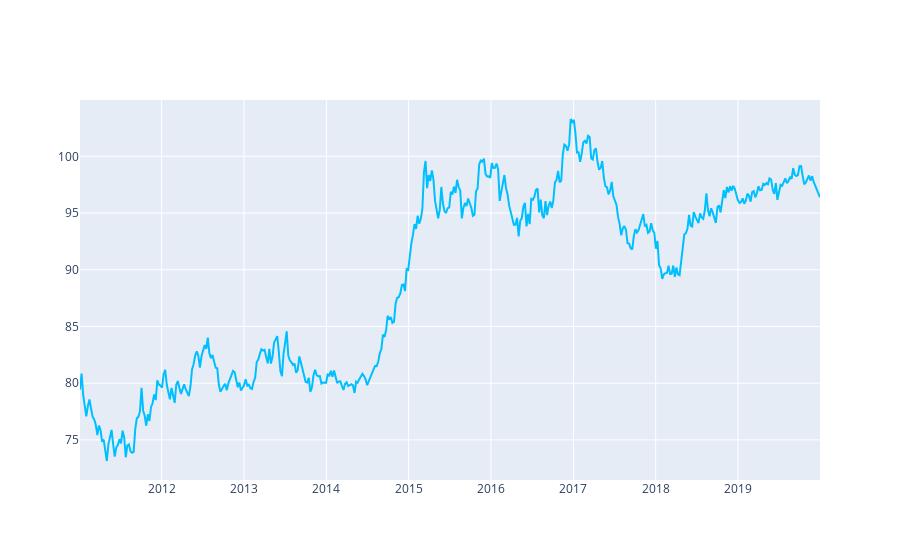

Notebook code cell kept with this figure:
### Code cell
fig = go.Figure()
fig.add_trace(go.Scatter(x=test.Date, y=test['Close'], name="DXY", line_color='deepskyblue'))
fig.show()

### Figure 1 — Plotly figure (JSON) as saved in the notebook; plotly's stock layout.template omitted (floating-point values rounded to 4 significant figures; data arrays with more than 128 entries replaced by an {"elided": "..."} marker saying what was removed)
{"data": [{"line": {"color": "deepskyblue"}, "name": "DXY", "type": "scatter", "x": {"elided": "462 str values"}, "y": {"elided": "462 float values"}}], "layout": {}}
